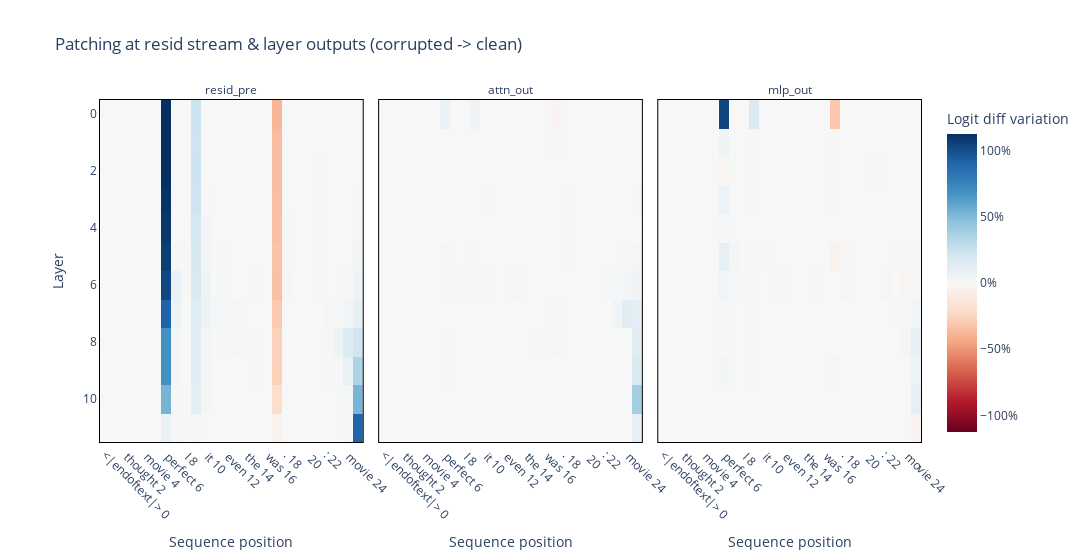

This figure's notebook cell:
### Code cell
assert results.keys() == {"resid_pre", "attn_out", "mlp_out"}
labels = [f"{tok} {i}" for i, tok in enumerate(model.to_str_tokens(clean_tokens[0]))]
imshow_p(
    torch.stack([r.T for r in results.values()]) * 100, # we transpose so layer is on the y-axis
    facet_col=0,
    facet_labels=["resid_pre", "attn_out", "mlp_out"],
    title="Patching at resid stream & layer outputs (corrupted -> clean)",
    labels={"x": "Sequence position", "y": "Layer", "color": "Logit diff variation"},
    x=labels,
    xaxis_tickangle=45,
    coloraxis=dict(colorbar_ticksuffix = "%"),
    border=True,
    width=1300,
    margin={"r": 100, "l": 100}
)

### Figure 1 — Plotly figure (JSON) as saved in the notebook; plotly's stock layout.template omitted (floating-point values rounded to 4 significant figures; data arrays with more than 128 entries replaced by an {"elided": "..."} marker saying what was removed)
{"data": [{"coloraxis": "coloraxis", "hovertemplate": "Sequence position: %{x}<br>Layer: %{y}<br>Logit diff variation: %{z}<extra></extra>", "name": "0", "type": "heatmap", "x": ["<|endoftext|> 0", "I 1", " thought 2", " this 3", " movie 4", " was 5", " perfect 6", ". 7", " I 8", " loved 9", " it 10", ", 11", " even 12", " though 13", " the 14", " sequel 15", " was 16", " dreadful 17", ". 18", "  19", "\n 20", "Conclusion 21", ": 22", " This 23", " movie 24", " is 25"], "xaxis": "x", "yaxis": "y", "z": {"elided": "12x26 float values"}}, {"coloraxis": "coloraxis", "hovertemplate": "Sequence position: %{x}<br>Layer: %{y}<br>Logit diff variation: %{z}<extra></extra>", "name": "1", "type": "heatmap", "x": ["<|endoftext|> 0", "I 1", " thought 2", " this 3", " movie 4", " was 5", " perfect 6", ". 7", " I 8", " loved 9", " it 10", ", 11", " even 12", " though 13", " the 14", " sequel 15", " was 16", " dreadful 17", ". 18", "  19", "\n 20", "Conclusion 21", ": 22", " This 23", " movie 24", " is 25"], "xaxis": "x2", "yaxis": "y2", "z": {"elided": "12x26 float values"}}, {"coloraxis": "coloraxis", "hovertemplate": "Sequence position: %{x}<br>Layer: %{y}<br>Logit diff variation: %{z}<extra></extra>", "name": "2", "type": "heatmap", "x": ["<|endoftext|> 0", "I 1", " thought 2", " this 3", " movie 4", " was 5", " perfect 6", ". 7", " I 8", " loved 9", " it 10", ", 11", " even 12", " though 13", " the 14", " sequel 15", " was 16", " dreadful 17", ". 18", "  19", "\n 20", "Conclusion 21", ": 22", " This 23", " movie 24", " is 25"], "xaxis": "x3", "yaxis": "y3", "z": {"elided": "12x26 float values"}}], "layout": {"annotations": [{"font": {}, "showarrow": false, "text": "resid_pre", "x": 0.16, "xanchor": "center", "xref": "paper", "y": 1, "yanchor": "bottom", "yref": "paper"}, {"font": {}, "showarrow": false, "text": "attn_out", "x": 0.5, "xanchor": "center", "xref": "paper", "y": 1, "yanchor": "bottom", "yref": "paper"}, {"font": {}, "showarrow": false, "text": "mlp_out", "x": 0.84, "xanchor": "center", "xref": "paper", "y": 1, "yanchor": "bottom", "yref": "paper"}], "coloraxis": {"cmid": 0, "colorbar": {"ticksuffix": "%", "title": {"text": "Logit diff variation"}}, "colorscale": [[0, "rgb(103,0,31)"], [0.1, "rgb(178,24,43)"], [0.2, "rgb(214,96,77)"], [0.3, "rgb(244,165,130)"], [0.4, "rgb(253,219,199)"], [0.5, "rgb(247,247,247)"], [0.6, "rgb(209,229,240)"], [0.7, "rgb(146,197,222)"], [0.8, "rgb(67,147,195)"], [0.9, "rgb(33,102,172)"], [1, "rgb(5,48,97)"]]}, "margin": {"l": 100, "r": 100}, "title": {"text": "Patching at resid stream & layer outputs (corrupted -> clean)"}, "width": 1300, "xaxis": {"anchor": "y", "constrain": "domain", "domain": [0, 0.32], "linecolor": "black", "linewidth": 1, "mirror": true, "scaleanchor": "y", "showline": true, "tickangle": 45, "title": {"text": "Sequence position"}}, "xaxis2": {"anchor": "y2", "domain": [0.34, 0.66], "linecolor": "black", "linewidth": 1, "matches": "x", "mirror": true, "showline": true, "tickangle": 45, "title": {"text": "Sequence position"}}, "xaxis3": {"anchor": "y3", "domain": [0.68, 1.0], "linecolor": "black", "linewidth": 1, "matches": "x", "mirror": true, "showline": true, "tickangle": 45, "title": {"text": "Sequence position"}}, "yaxis": {"anchor": "x", "autorange": "reversed", "constrain": "domain", "domain": [0, 1], "linecolor": "black", "linewidth": 1, "mirror": true, "showline": true, "title": {"text": "Layer"}}, "yaxis2": {"anchor": "x2", "domain": [0, 1], "linecolor": "black", "linewidth": 1, "matches": "y", "mirror": true, "showline": true, "showticklabels": false}, "yaxis3": {"anchor": "x3", "domain": [0, 1], "linecolor": "black", "linewidth": 1, "matches": "y", "mirror": true, "showline": true, "showticklabels": false}}}
